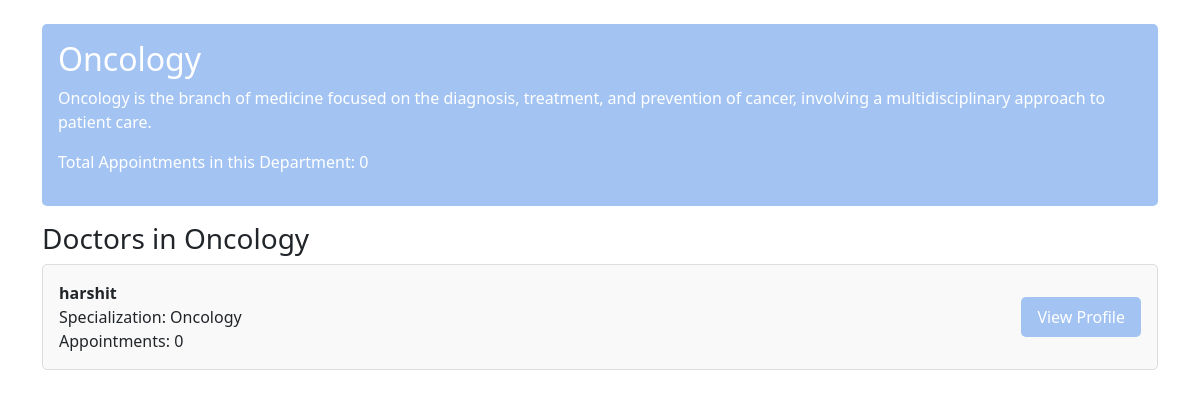
The app's page /view_department/1 with its own data.
### model.py (models this page shows)
class Department(db.Model):
    id = db.Column(db.Integer, primary_key=True)
    name = db.Column(db.String(100), unique=True, nullable=False)
    description = db.Column(db.Text, nullable=True)  # <-- new description field

class Doctor(db.Model):
    id = db.Column(db.Integer, primary_key=True)
    name = db.Column(db.String(100), nullable=False)
    username = db.Column(db.String(50), unique=True, nullable=False)
    password = db.Column(db.String(255), nullable=False)
    specialization = db.Column(db.String(100), nullable=False)
    contact = db.Column(db.String(15))
    email = db.Column(db.String(100), unique=True)
    status = db.Column(db.String(20), default='Active', server_default='Active', nullable=False)
    appointments = db.relationship('Appointment', backref='doctor', lazy=True)
    treatments = db.relationship('Treatment', backref='doctor', lazy=True)

### app.py (the view)
@app.route('/view_department/<int:dept_id>')
def view_department(dept_id):
    department = Department.query.get_or_404(dept_id)
    doctors = Doctor.query.filter_by(specialization=department.name).all()
    for doctor in doctors:
        doctor.num_appointments = Appointment.query.filter_by(doctor_id=doctor.id, status='Scheduled').count()
    return render_template(
        'viewdep.html',
        department=department,
        doctors=doctors
    )

### templates/viewdep.html (shortened to what this page needs)
{% extends "base.html" %}
{% block content %}
<div class="dept-header">
    <h2>{{ department.name }}</h2>
    {% if department.description %}
        <p>{{ department.description }}</p>
    {% endif %}
    <p>Total Appointments in this Department:
        {{ doctors | sum(attribute='num_appointments') }}
    </p>
</div>
<div class="doctor-list">
    <h3>Doctors in {{ department.name }}</h3>
    {% if doctors %}
        {% for doctor in doctors %}
        <div class="doctor-card">
            <div>
                <strong>{{ doctor.name }}</strong> <br>
                Specialization: {{ doctor.specialization }} <br>
                Appointments: {{ doctor.appointments|length }}
            </div>
            <a href="{{ url_for('view_doctor', doctor_id=doctor.id) }}">View Profile</a>
        </div>
        {% endfor %}
    {% else %}
        <p>No doctors available in this department.</p>
    {% endif %}
</div>
{% endblock %}

### templates/viewdep.html (style rules this page uses)
.dept-header { background-color: #a3c4f3; color: white; padding: 1rem; border-radius: 5px; margin-bottom: 1rem; }
.doctor-list { margin-top: 1rem; }
.doctor-card { border: 1px solid #ddd; padding: 1rem; border-radius: 5px; margin-bottom: 0.5rem; display: flex; justify-content: space-between; align-items: center; background-color: #f9f9f9; }
.doctor-card a { text-decoration: none; color: white; background-color: #a3c4f3; padding: 0.5rem 1rem; border-radius: 5px; }

### records on screen
Department: name "Oncology", description "Oncology is the branch of medicine focused on the diagnosis, treatment, and prevention of cancer, involving a multidisciplinary approach to patient care."
Doctor: name "harshit", specialization "Oncology", appointments|length "0"

### other values on screen
{{ doctors | sum(attribute='num_appointments') }} "0"
